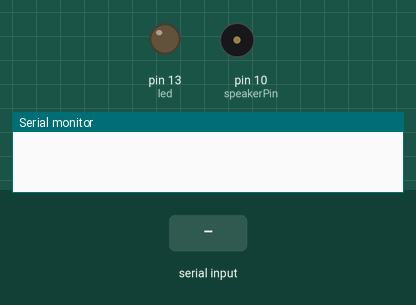
This sketch was run on a simulated Arduino Uno, built with avr-gcc and run on an emulated ATmega328P. Parts: output pins drawn as LEDs (lit = HIGH), buzzer (waves = sounding), the last lines printed to the serial monitor. Inputs (shaded band) come from the test bench.

Above: at 1.2 s.
1.3 s: "1\n" received over Serial
At 1.45 s:
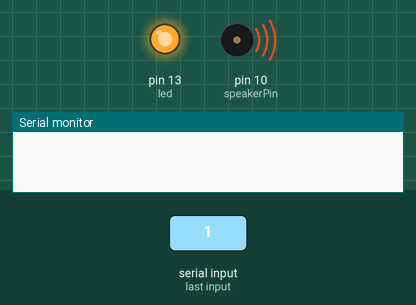
At 2.8 s:
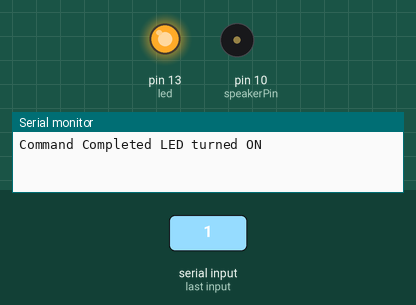
3.1 s: "2\n" received over Serial
At 4.1 s:
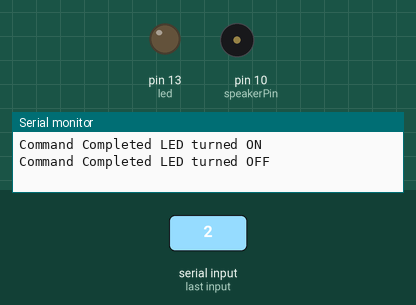
Timing chart, 0 to 6.1 s (numbered marks = the images above; inputs shaded):
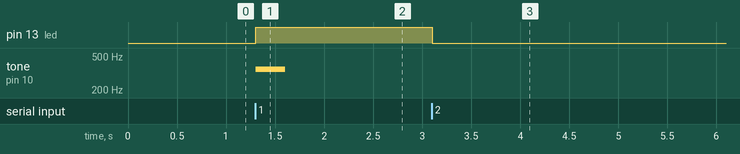

The sketch:

ardunio_code.ino
```cpp
int led = 13;
int speakerPin = 10;
void setup() {
  // put your setup code here, to run once:
  pinMode(led,OUTPUT);
  pinMode(speakerPin, OUTPUT);
  digitalWrite(led,LOW);
  //Serial1.begin(9600);
  Serial.begin(9600);
  while(!Serial);
  //while(!Serial1);
  //Serial.println("Input 1 to turn on led and 2 to turn off");
}

void loop() {
  // put your main code here, to run repeatedly:
  if(Serial.available())
  {
    int state = Serial.parseInt();
    if(state == 1)
    {
      digitalWrite(13, HIGH);
      play('F', 2);
      Serial.println("Command Completed LED turned ON");
    }
    if(state == 2)
    {
      digitalWrite(13,LOW);
      //play('F', 2);
      Serial.println("Command Completed LED turned OFF");
    }
  }
}

void play( char note, int beats)
{
  int numNotes = 14;  // number of notes in our note and frequency array (there are 15 values, but arrays start at 0)

  //Note: these notes are C major (there are no sharps or flats)

  //this array is used to look up the notes
  char notes[] = { 'c', 'd', 'e', 'f', 'g', 'a', 'b', 'C', 'D', 'E', 'F', 'G', 'A', 'B', ' '};
  //this array matches frequencies with each letter (e.g. the 4th note is 'f', the 4th frequency is 175)
  int frequencies[] = {131, 147, 165, 175, 196, 220, 247, 262, 294, 330, 349, 392, 440, 494, 0};

  int currentFrequency = 0;    //the frequency that we find when we look up a frequency in the arrays
  int beatLength = 150;   //the length of one beat (changing this will speed up or slow down the tempo of the song)

  //look up the frequency that corresponds to the note
  for (int i = 0; i < numNotes; i++)  // check each value in notes from 0 to 14
  {
    if (notes[i] == note)             // does the letter passed to the play function match the letter in the array?
    {
      currentFrequency = frequencies[i];   // Yes! Set the current frequency to match that note
    }
  }

  //play the frequency that matched our letter for the number of beats passed to the play function
  tone(speakerPin, currentFrequency, beats * beatLength);
  delay(beats * beatLength);  //wait for the length of the tone so that it has time to play
  delay(50);                  //a little delay between the notes makes the song sound more natural

}
```

Measured:
- after the input at 1.3 s, pin 13 (led): LOW → HIGH at once; tone on pin 10 (speakerPin): silent → 349 Hz at once, → silent 0.30 s later
- after the input at 3.1 s, pin 13 (led): HIGH → LOW at once
